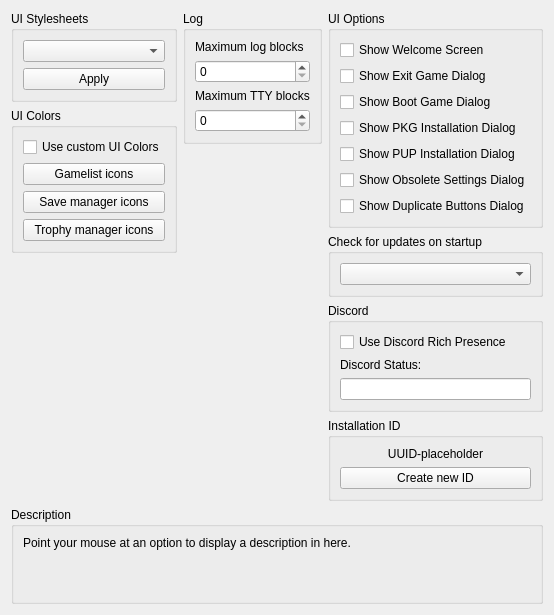
      <widget class="QWidget" name="guiTab">
       <attribute name="title">
        <string>GUI</string>
       </attribute>
       <layout class="QVBoxLayout" name="guiTab_layout" stretch="0,1,0">
        <item>
         <layout class="QHBoxLayout" name="guiTabLayout" stretch="1,1,1">
          <item>
           <layout class="QVBoxLayout" name="guiTabLayoutLeft">
            <item>
             <widget class="QGroupBox" name="gb_stylesheets">
              <property name="title">
               <string>UI Stylesheets</string>
              </property>
              <layout class="QVBoxLayout" name="gb_stylesheets_layout">
               <item>
                <widget class="QComboBox" name="combo_stylesheets"/>
               </item>
               <item>
                <widget class="QPushButton" name="pb_apply_stylesheet">
                 <property name="text">
                  <string>Apply</string>
                 </property>
                </widget>
               </item>
              </layout>
             </widget>
            </item>
            <item>
             <widget class="QGroupBox" name="gb_colors">
              <property name="title">
               <string>UI Colors</string>
              </property>
              <layout class="QVBoxLayout" name="gb_colors_layout">
               <property name="leftMargin">
                <number>9</number>
               </property>
               <property name="topMargin">
                <number>9</number>
               </property>
               <property name="rightMargin">
                <number>9</number>
               </property>
               <property name="bottomMargin">
                <number>9</number>
               </property>
               <item>
                <widget class="QCheckBox" name="cb_custom_colors">
                 <property name="text">
                  <string>Use custom UI Colors</string>
                 </property>
                </widget>
               </item>
               <item>
                <widget class="QPushButton" name="pb_gl_icon_color">
                 <property name="text">
                  <string>Gamelist icons</string>
                 </property>
                </widget>
               </item>
               <item>
                <widget class="QPushButton" name="pb_sd_icon_color">
                 <property name="text">
                  <string>Save manager icons</string>
                 </property>
                </widget>
               </item>
               <item>
                <widget class="QPushButton" name="pb_tr_icon_color">
                 <property name="text">
                  <string>Trophy manager icons</string>
                 </property>
                </widget>
               </item>
              </layout>
             </widget>
            </item>
            <item>
             <spacer name="guiTabSpacerLeft">
              <property name="orientation">
               <enum>Qt::Vertical</enum>
              </property>
              <property name="sizeType">
               <enum>QSizePolicy::MinimumExpanding</enum>
              </property>
              <property name="sizeHint" stdset="0">
               <size>
                <width>0</width>
                <height>0</height>
               </size>
              </property>
             </spacer>
            </item>
           </layout>
          </item>
          <item>
           <layout class="QVBoxLayout" name="guiTabLayoutMiddle">
            <item>
             <widget class="QGroupBox" name="gb_log">
              <property name="title">
               <string>Log</string>
              </property>
              <layout class="QVBoxLayout" name="gb_log_layout">
               <item>
                <widget class="QWidget" name="log_limit" native="true">
                 <property name="sizePolicy">
                  <sizepolicy hsizetype="Minimum" vsizetype="Minimum">
                   <horstretch>0</horstretch>
                   <verstretch>0</verstretch>
                  </sizepolicy>
                 </property>
                 <layout class="QVBoxLayout" name="layout_log_limit">
                  <property name="leftMargin">
                   <number>0</number>
                  </property>
                  <property name="topMargin">
                   <number>0</number>
                  </property>
                  <property name="rightMargin">
                   <number>0</number>
                  </property>
                  <property name="bottomMargin">
                   <number>0</number>
                  </property>
                  <item>
                   <widget class="QLabel" name="label_log_limit">
                    <property name="text">
                     <string>Maximum log blocks</string>
                    </property>
                   </widget>
                  </item>
                  <item>
                   <widget class="QSpinBox" name="spinbox_log_limit">
                    <property name="minimum">
                     <number>0</number>
                    </property>
                    <property name="maximum">
                     <number>999999999</number>
                    </property>
                   </widget>
                  </item>
                 </layout>
                </widget>
               </item>
               <item>
                <widget class="QWidget" name="tty_limit" native="true">
                 <layout class="QVBoxLayout" name="layout_tty_limit">
                  <property name="leftMargin">
                   <number>0</number>
                  </property>
                  <property name="topMargin">
                   <number>0</number>
                  </property>
                  <property name="rightMargin">
                   <number>0</number>
                  </property>
                  <property name="bottomMargin">
                   <number>0</number>
                  </property>
                  <item>
                   <widget class="QLabel" name="label_tty_limit">
                    <property name="text">
                     <string>Maximum TTY blocks</string>
                    </property>
                   </widget>
                  </item>
                  <item>
                   <widget class="QSpinBox" name="spinbox_tty_limit">
                    <property name="maximum">
                     <number>999999999</number>
                    </property>
                   </widget>
                  </item>
                 </layout>
                </widget>
               </item>
              </layout>
             </widget>
            </item>
            <item>
             <spacer name="guiTabSpacerMiddle">
              <property name="orientation">
               <enum>Qt::Vertical</enum>
              </property>
              <property name="sizeType">
               <enum>QSizePolicy::MinimumExpanding</enum>
              </property>
              <property name="sizeHint" stdset="0">
               <size>
                <width>0</width>
                <height>0</height>
               </size>
              </property>
             </spacer>
            </item>
           </layout>
          </item>
          <item>
           <layout class="QVBoxLayout" name="guiTabLayoutRight">
            <item>
             <widget class="QGroupBox" name="gb_gui_options">
              <property name="title">
               <string>UI Options</string>
              </property>
              <layout class="QVBoxLayout" name="gb_gui_options_layout">
               <item>
                <widget class="QCheckBox" name="cb_show_welcome">
                 <property name="text">
                  <string>Show Welcome Screen</string>
                 </property>
                </widget>
               </item>
               <item>
                <widget class="QCheckBox" name="cb_show_exit_game">
                 <property name="text">
                  <string>Show Exit Game Dialog</string>
                 </property>
                </widget>
               </item>
               <item>
                <widget class="QCheckBox" name="cb_show_boot_game">
                 <property name="text">
                  <string>Show Boot Game Dialog</string>
                 </property>
                </widget>
               </item>
               <item>
                <widget class="QCheckBox" name="cb_show_pkg_install">
                 <property name="text">
                  <string>Show PKG Installation Dialog</string>
                 </property>
                </widget>
               </item>
               <item>
                <widget class="QCheckBox" name="cb_show_pup_install">
                 <property name="text">
                  <string>Show PUP Installation Dialog</string>
                 </property>
                </widget>
               </item>
               <item>
                <widget class="QCheckBox" name="cb_show_obsolete_cfg_dialog">
                 <property name="text">
                  <string>Show Obsolete Settings Dialog</string>
                 </property>
                </widget>
               </item>
               <item>
                <widget class="QCheckBox" name="cb_show_same_buttons_dialog">
                 <property name="text">
                  <string>Show Duplicate Buttons Dialog</string>
                 </property>
                </widget>
               </item>
               <item>
                <spacer name="guiTabSpacerRight">
                 <property name="orientation">
                  <enum>Qt::Vertical</enum>
                 </property>
                 <property name="sizeType">
                  <enum>QSizePolicy::MinimumExpanding</enum>
                 </property>
                 <property name="sizeHint" stdset="0">
                  <size>
                   <width>0</width>
                   <height>0</height>
                  </size>
                 </property>
                </spacer>
               </item>
              </layout>
             </widget>
            </item>
            <item>
             <widget class="QGroupBox" name="gb_updates">
              <property name="title">
               <string>Check for updates on startup</string>
              </property>
              <layout class="QVBoxLayout" name="layout_gb_updates">
               <item>
                <widget class="QComboBox" name="combo_updates"/>
               </item>
              </layout>
             </widget>
            </item>
            <item>
             <widget class="QGroupBox" name="gb_discord">
              <property name="title">
               <string>Discord</string>
              </property>
              <layout class="QVBoxLayout" name="gb_discord_layout">
               <item>
                <widget class="QCheckBox" name="useRichPresence">
                 <property name="text">
                  <string>Use Discord Rich Presence</string>
                 </property>
                </widget>
               </item>
               <item>
                <widget class="QLabel" name="label_discordState">
                 <property name="text">
                  <string>Discord Status:</string>
                 </property>
                </widget>
               </item>
               <item>
                <widget class="QLineEdit" name="discordState">
                 <property name="sizePolicy">
                  <sizepolicy hsizetype="MinimumExpanding" vsizetype="Fixed">
                   <horstretch>0</horstretch>
                   <verstretch>0</verstretch>
                  </sizepolicy>
                 </property>
                 <property name="maxLength">
                  <number>128</number>
                 </property>
                </widget>
               </item>
              </layout>
             </widget>
            </item>
            <item>
             <widget class="QGroupBox" name="gb_uuid">
              <property name="title">
               <string>Installation ID</string>
              </property>
              <layout class="QVBoxLayout" name="gb_uuid_layout">
               <item>
                <widget class="QLabel" name="label_uuid">
                 <property name="text">
                  <string>UUID-placeholder</string>
                 </property>
                 <property name="alignment">
                  <set>Qt::AlignCenter</set>
                 </property>
                </widget>
               </item>
               <item>
                <widget class="QPushButton" name="pb_uuid">
                 <property name="text">
                  <string>Create new ID</string>
                 </property>
                </widget>
               </item>
              </layout>
             </widget>
            </item>
           </layout>
          </item>
         </layout>
        </item>
        <item>
         <spacer name="guiTabSpacer">
          <property name="orientation">
           <enum>Qt::Vertical</enum>
          </property>
          <property name="sizeType">
           <enum>QSizePolicy::MinimumExpanding</enum>
          </property>
          <property name="sizeHint" stdset="0">
           <size>
            <width>0</width>
            <height>0</height>
           </size>
          </property>
         </spacer>
        </item>
        <item>
         <widget class="QGroupBox" name="gb_description_gui">
          <property name="title">
           <string>Description</string>
          </property>
          <layout class="QVBoxLayout" name="gb_description_gui_layout">
           <item>
            <widget class="QLabel" name="description_gui">
             <property name="text">
              <string>Point your mouse at an option to display a description in here.


</string>
             </property>
             <property name="textFormat">
              <enum>Qt::PlainText</enum>
             </property>
             <property name="alignment">
              <set>Qt::AlignLeading|Qt::AlignLeft|Qt::AlignTop</set>
             </property>
             <property name="wordWrap">
              <bool>true</bool>
             </property>
            </widget>
           </item>
          </layout>
         </widget>
        </item>
       </layout>
      </widget>
